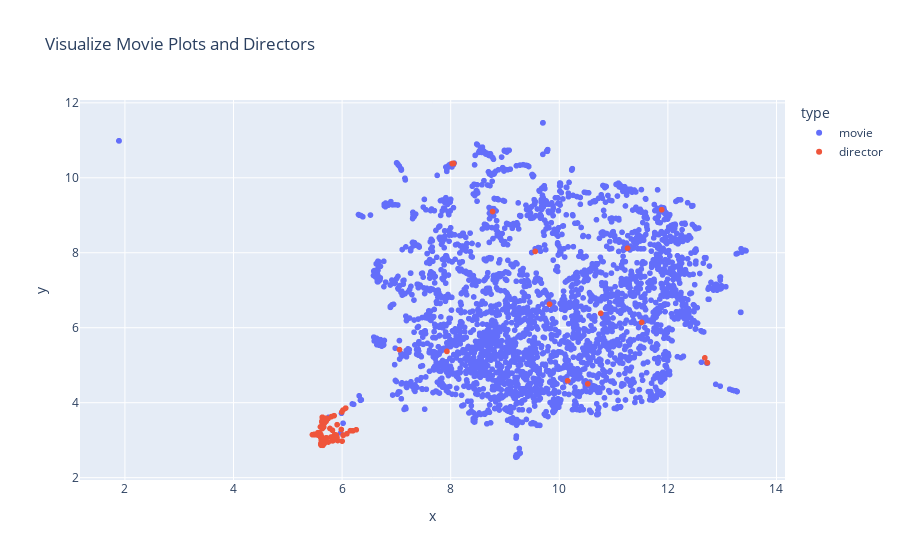

Notebook code for this chart:
### Code cell
col = 'umap_embeddings_2dim'
hoverdata = ['url']
hovername = 'title'
color = 'type'

plot_values = np.stack(df_combined[col], axis=1)
x, y = plot_values[0], plot_values[1]
fig = px.scatter(
    df_combined, color=color, x=x, y=y, hover_data=hoverdata, hover_name=hovername, title='Visualize Movie Plots and Directors')

fig.show()

### Figure 1 — Plotly figure (JSON) as saved in the notebook; plotly's stock layout.template omitted (floating-point values rounded to 4 significant figures; data arrays with more than 128 entries replaced by an {"elided": "..."} marker saying what was removed)
{"data": [{"customdata": {"elided": "3178x1 str values"}, "hovertemplate": "<b>%{hovertext}</b><br><br>type=movie<br>x=%{x}<br>y=%{y}<br>url=%{customdata[0]}<extra></extra>", "hovertext": {"elided": "3178 str values"}, "legendgroup": "movie", "marker": {"color": "#636efa", "symbol": "circle"}, "mode": "markers", "name": "movie", "showlegend": true, "type": "scattergl", "x": {"elided": "3178 float values"}, "xaxis": "x", "y": {"elided": "3178 float values"}, "yaxis": "y"}, {"customdata": [["https://www.imdb.com/name/nm0000186?ref_=nmls_hd"], ["https://www.imdb.com/name/nm0000040?ref_=nmls_hd"], ["https://www.imdb.com/name/nm0000975?ref_=nmls_hd"], ["https://www.imdb.com/name/nm0000033?ref_=nmls_hd"], ["https://www.imdb.com/name/nm0000217?ref_=nmls_hd"], ["https://www.imdb.com/name/nm0000142?ref_=nmls_hd"], ["https://www.imdb.com/name/nm0943758?ref_=nmls_hd"], ["https://www.imdb.com/name/nm0000697?ref_=nmls_hd"], ["https://www.imdb.com/name/nm0000406?ref_=nmls_hd"], ["https://www.imdb.com/name/nm0000485?ref_=nmls_hd"], ["https://www.imdb.com/name/nm0003593?ref_=nmls_hd"], ["https://www.imdb.com/name/nm0001486?ref_=nmls_hd"], ["https://www.imdb.com/name/nm0000338?ref_=nmls_hd"], ["https://www.imdb.com/name/nm0000399?ref_=nmls_hd"], ["https://www.imdb.com/name/nm0001120?ref_=nmls_hd"], ["https://www.imdb.com/name/nm0001466?ref_=nmls_hd"], ["https://www.imdb.com/name/nm0000019?ref_=nmls_hd"], ["https://www.imdb.com/name/nm0000005?ref_=nmls_hd"], ["https://www.imdb.com/name/nm0001415?ref_=nmls_hd"], ["https://www.imdb.com/name/nm0001379?ref_=nmls_hd"], ["https://www.imdb.com/name/nm0000766?ref_=nmls_hd"], ["https://www.imdb.com/name/nm0000041?ref_=nmls_hd"], ["https://www.imdb.com/name/nm0939182?ref_=nmls_hd"], ["https://www.imdb.com/name/nm0955443?ref_=nmls_hd"], ["https://www.imdb.com/name/nm0594503?ref_=nmls_hd"], ["https://www.imdb.com/name/nm0155280?ref_=nmls_hd"], ["https://www.imdb.com/name/nm0578483?ref_=nmls_hd"], ["https://www.imdb.com/name/nm0201094?ref_=nmls_hd"], ["https://www.imdb.com/name/nm0000466?ref_=nmls_hd"], ["https://www.imdb.com/name/nm0000419?ref_=nmls_hd"], ["https://www.imdb.com/name/nm0000122?ref_=nmls_hd"], ["https://www.imdb.com/name/nm0000036?ref_=nmls_hd"], ["https://www.imdb.com/name/nm0001789?ref_=nmls_hd"], ["https://www.imdb.com/name/nm0001603?ref_=nmls_hd"], ["https://www.imdb.com/name/nm0000116?ref_=nmls_hd"], ["https://www.imdb.com/name/nm0005237?ref_=nmls_hd"], ["https://www.imdb.com/name/nm0001008?ref_=nmls_hd"], ["https://www.imdb.com/name/nm0000080?ref_=nmls_hd"], ["https://www.imdb.com/name/nm0000318?ref_=nmls_hd"], ["https://www.imdb.com/name/nm0000464?ref_=nmls_hd"], ["https://www.imdb.com/name/nm0000591?ref_=nmls_hd"], ["https://www.imdb.com/name/nm0000934?ref_=nmls_hd"], ["https://www.imdb.com/name/nm0001425?ref_=nmls_hd"], ["https://www.imdb.com/name/nm0005222?ref_=nmls_hd"], ["https://www.imdb.com/name/nm0000520?ref_=nmls_hd"], ["https://www.imdb.com/name/nm0000165?ref_=nmls_hd"], ["https://www.imdb.com/name/nm0001814?ref_=nmls_hd"], ["https://www.imdb.com/name/nm0000759?ref_=nmls_hd"], ["https://www.imdb.com/name/nm0027572?ref_=nmls_hd"], ["https://www.imdb.com/name/nm0001104?ref_=nmls_hd"], ["https://www.imdb.com/name/nm0000229?ref_=nmls_hd"], ["https://www.imdb.com/name/nm0000095?ref_=nmls_hd"], ["https://www.imdb.com/name/nm0000233?ref_=nmls_hd"], ["https://www.imdb.com/name/nm0001675?ref_=nmls_hd"], ["https://www.imdb.com/name/nm0000264?ref_=nmls_hd"], ["https://www.imdb.com/name/nm0327944?ref_=nmls_hd"], ["https://www.imdb.com/name/nm0190859?ref_=nmls_hd"], ["https://www.imdb.com/name/nm0001392?ref_=nmls_hd"], ["https://www.imdb.com/name/nm0000316?ref_=nmls_hd"], ["https://www.imdb.com/name/nm0112218?ref_=nmls_hd"], ["https://www.imdb.com/name/nm0001328?ref_=nmls_hd"], ["https://www.imdb.com/name/nm0001175?ref_=nmls_hd"], ["https://www.imdb.com/name/nm0744035?ref_=nmls_hd"], ["https://www.imdb.com/name/nm0001437?ref_=nmls_hd"], ["https://www.imdb.com/name/nm0868153?ref_=nmls_hd"], ["https://www.imdb.com/name/nm0359734?ref_=nmls_hd"], ["https://www.imdb.com/name/nm0878756?ref_=nmls_hd"], ["https://www.imdb.com/name/nm0634240?ref_=nmls_hd"], ["https://www.imdb.com/name/nm0000343?ref_=nmls_hd"], ["https://www.imdb.com/name/nm0001054?ref_=nmls_hd"], ["https://www.imdb.com/name/nm0001752?ref_=nmls_hd"], ["https://www.imdb.com/name/nm0001885?ref_=nmls_hd"], ["https://www.imdb.com/name/nm0000076?ref_=nmls_hd"], ["https://www.imdb.com/name/nm0000320?ref_=nmls_hd"], ["https://www.imdb.com/name/nm0000774?ref_=nmls_hd"], ["https://www.imdb.com/name/nm0001628?ref_=nmls_hd"], ["https://www.imdb.com/name/nm0001566?ref_=nmls_hd"], ["https://www.imdb.com/name/nm0005069?ref_=nmls_hd"], ["https://www.imdb.com/name/nm0006487?ref_=nmls_hd"], ["https://www.imdb.com/name/nm0002031?ref_=nmls_hd"], ["https://www.imdb.com/name/nm0000180?ref_=nmls_hd"], ["https://www.imdb.com/name/nm0000631?ref_=nmls_hd"], ["https://www.imdb.com/name/nm0001429?ref_=nmls_hd"], ["https://www.imdb.com/name/nm0002545?ref_=nmls_hd"], ["https://www.imdb.com/name/nm0000231?ref_=nmls_hd"], ["https://www.imdb.com/name/nm0001232?ref_=nmls_hd"], ["https://www.imdb.com/name/nm0000265?ref_=nmls_hd"], ["https://www.imdb.com/name/nm0002020?ref_=nmls_hd"], ["https://www.imdb.com/name/nm0906667?ref_=nmls_hd"], ["https://www.imdb.com/name/nm0896542?ref_=nmls_hd"], ["https://www.imdb.com/name/nm0003433?ref_=nmls_hd"], ["https://www.imdb.com/name/nm0003638?ref_=nmls_hd"], ["https://www.imdb.com/name/nm0000428?ref_=nmls_hd"], ["https://www.imdb.com/name/nm0719756?ref_=nmls_hd"], ["https://www.imdb.com/name/nm0001202?ref_=nmls_hd"], ["https://www.imdb.com/name/nm0000154?ref_=nmls_hd"], ["https://www.imdb.com/name/nm0001348?ref_=nmls_hd"], ["https://www.imdb.com/name/nm0000361?ref_=nmls_hd"], ["https://www.imdb.com/name/nm0000416?ref_=nmls_hd"], ["https://www.imdb.com/name/nm0070159?ref_=nmls_hd"]], "hovertemplate": "<b>%{hovertext}</b><br><br>type=director<br>x=%{x}<br>y=%{y}<br>url=%{customdata[0]}<extra></extra>", "hovertext": ["David Lynch", "Stanley Kubrick", "Robert Bresson", "Alfred Hitchcock", "Martin Scorsese", "Clint Eastwood", "William Wyler", "Billy Wilder", "John Ford", "Fritz Lang", "Fred Zinnemann", "Sidney Lumet", "Francis Ford Coppola", "David Fincher", "Vittorio De Sica", "Sergio Leone", "Federico Fellini", "Ingmar Bergman", "Elia Kazan", "John Huston", "Theodoros Angelopoulos", "Akira Kurosawa", "Kar-Wai Wong", "Yimou Zhang", "Hayao Miyazaki", "Kaige Chen", "Jean-Pierre Melville", "Jean-Pierre Dardenne", "Jean-Pierre Jeunet", "Jean-Luc Godard", "Charles Chaplin", "Buster Keaton", "Andrei Tarkovsky", "Sam Peckinpah", "James Cameron", "Anthony Minghella", "Frank Capra", "Orson Welles", "Tim Burton", "Jim Jarmusch", "Roman Polanski", "Bernardo Bertolucci", "Krzysztof Kieslowski", "Sam Mendes", "Michael Mann", "Ron Howard", "Gus Van Sant", "Paul Thomas Anderson", "Wes Anderson", "Frank Darabont", "Steven Spielberg", "Woody Allen", "Quentin Tarantino", "Robert Rodriguez", "Pedro Almodóvar", "Alejandro G. Iñárritu", "Alfonso Cuarón", "Peter Jackson", "Mel Brooks", "Richard Brooks", "Howard Hawks", "Blake Edwards", "Robert Rossen", "Emir Kusturica", "Giuseppe Tornatore", "Michael Haneke", "Tom Tykwer", "Christopher Nolan", "David Cronenberg", "Joel Coen", "Steven Soderbergh", "Lars von Trier", "François Truffaut", "Luis Buñuel", "Michelangelo Antonioni", "Sydney Pollack", "Mike Nichols", "Spike Jonze", "Jim Sheridan", "Michael Curtiz", "David Lean", "Ridley Scott", "Takeshi Kitano", "Preston Sturges", "Oliver Stone", "Milos Forman", "Robert Altman", "Costa-Gavras", "Andrzej Wajda", "King Vidor", "Carl Theodor Dreyer", "F.W. Murnau", "D.W. Griffith", "Jean Renoir", "Rainer Werner Fassbinder", "Mel Gibson", "Werner Herzog", "Brian De Palma", "Terry Gilliam", "Jafar Panahi"], "legendgroup": "director", "marker": {"color": "#EF553B", "symbol": "circle"}, "mode": "markers", "name": "director", "showlegend": true, "type": "scattergl", "x": [5.867, 5.679, 5.629, 5.571, 5.649, 10.76, 5.671, 5.573, 5.746, 5.666, 5.661, 5.554, 5.617, 6.197, 5.741, 5.696, 6.066, 5.652, 5.616, 12.73, 5.72, 5.485, 8.054, 8.026, 5.53, 8.028, 5.639, 5.63, 5.601, 5.643, 7.057, 12.68, 5.696, 6.001, 5.677, 6.152, 11.52, 5.908, 5.624, 5.777, 5.683, 5.685, 5.674, 5.854, 5.796, 5.619, 9.557, 5.905, 5.919, 5.646, 5.825, 10.53, 5.615, 5.608, 5.706, 5.676, 5.705, 5.639, 5.893, 5.711, 5.655, 5.621, 5.986, 5.549, 6.016, 5.636, 5.608, 5.608, 8.771, 10.15, 5.847, 5.822, 5.642, 5.683, 5.853, 6.02, 6.261, 11.26, 5.591, 5.57, 5.602, 5.61, 5.454, 11.89, 5.804, 5.666, 5.859, 5.996, 5.681, 9.82, 7.93, 5.513, 5.577, 5.677, 5.633, 6.088, 5.646, 5.617, 6.019, 5.486], "xaxis": "x", "y": [3.145, 3.476, 3.51, 3.165, 2.955, 6.384, 2.91, 3.184, 2.951, 3.515, 3.35, 3.2, 3.087, 3.249, 3.575, 3.508, 3.855, 3.517, 3.038, 5.068, 3.58, 3.143, 10.38, 10.38, 3.147, 10.38, 3.611, 3.474, 3.355, 3.497, 5.416, 5.197, 3.554, 2.975, 2.971, 3.253, 6.144, 3.414, 3.095, 3.312, 3.534, 3.491, 3.546, 3.005, 3.084, 3.093, 8.036, 3.076, 2.991, 2.862, 2.982, 4.502, 2.865, 2.885, 3.585, 3.458, 3.501, 2.871, 3.138, 3.064, 2.956, 3.095, 3.286, 3.138, 3.803, 3.31, 3.067, 2.907, 9.101, 4.586, 3.059, 3.263, 3.47, 3.547, 3.653, 3.129, 3.278, 8.121, 3.164, 3.196, 3.162, 3.119, 3.147, 9.147, 3.629, 3.5, 3.136, 3.752, 3.53, 6.628, 5.369, 3.16, 3.201, 3.513, 3.61, 3.171, 3.351, 3.001, 3.136, 3.154], "yaxis": "y"}], "layout": {"legend": {"title": {"text": "type"}, "tracegroupgap": 0}, "title": {"text": "Visualize Movie Plots and Directors"}, "xaxis": {"anchor": "y", "domain": [0, 1], "title": {"text": "x"}}, "yaxis": {"anchor": "x", "domain": [0, 1], "title": {"text": "y"}}}}
